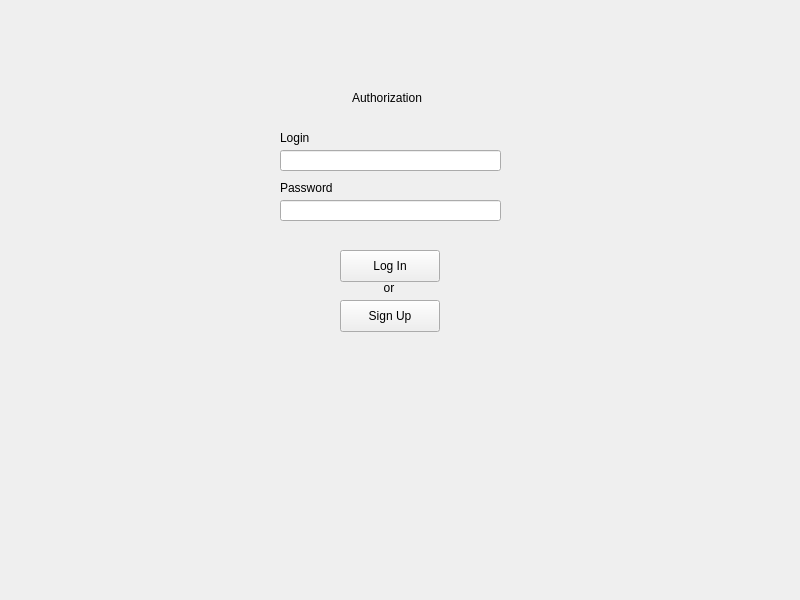
<?xml version="1.0" encoding="UTF-8"?>
<ui version="4.0">
 <class>Coworkings</class>
 <widget class="QMainWindow" name="Coworkings">
  <property name="geometry">
   <rect>
    <x>0</x>
    <y>0</y>
    <width>800</width>
    <height>600</height>
   </rect>
  </property>
  <property name="windowTitle">
   <string>MainWindow</string>
  </property>
  <widget class="QWidget" name="centralwidget">
   <widget class="QLineEdit" name="lineEdit">
    <property name="geometry">
     <rect>
      <x>280</x>
      <y>150</y>
      <width>221</width>
      <height>21</height>
     </rect>
    </property>
   </widget>
   <widget class="QLabel" name="label">
    <property name="geometry">
     <rect>
      <x>320</x>
      <y>90</y>
      <width>134</width>
      <height>16</height>
     </rect>
    </property>
    <property name="sizePolicy">
     <sizepolicy hsizetype="Preferred" vsizetype="Maximum">
      <horstretch>0</horstretch>
      <verstretch>0</verstretch>
     </sizepolicy>
    </property>
    <property name="text">
     <string>Authorization</string>
    </property>
    <property name="alignment">
     <set>Qt::AlignmentFlag::AlignCenter</set>
    </property>
   </widget>
   <widget class="QLineEdit" name="lineEdit_2">
    <property name="geometry">
     <rect>
      <x>280</x>
      <y>200</y>
      <width>221</width>
      <height>21</height>
     </rect>
    </property>
   </widget>
   <widget class="QLabel" name="label_2">
    <property name="geometry">
     <rect>
      <x>280</x>
      <y>130</y>
      <width>58</width>
      <height>16</height>
     </rect>
    </property>
    <property name="sizePolicy">
     <sizepolicy hsizetype="Preferred" vsizetype="Maximum">
      <horstretch>0</horstretch>
      <verstretch>0</verstretch>
     </sizepolicy>
    </property>
    <property name="text">
     <string>Login</string>
    </property>
    <property name="alignment">
     <set>Qt::AlignmentFlag::AlignLeading|Qt::AlignmentFlag::AlignLeft|Qt::AlignmentFlag::AlignVCenter</set>
    </property>
    <property name="wordWrap">
     <bool>false</bool>
    </property>
   </widget>
   <widget class="QLabel" name="label_3">
    <property name="geometry">
     <rect>
      <x>280</x>
      <y>180</y>
      <width>58</width>
      <height>16</height>
     </rect>
    </property>
    <property name="sizePolicy">
     <sizepolicy hsizetype="Preferred" vsizetype="Maximum">
      <horstretch>0</horstretch>
      <verstretch>0</verstretch>
     </sizepolicy>
    </property>
    <property name="text">
     <string>Password</string>
    </property>
   </widget>
   <widget class="QPushButton" name="pushButton">
    <property name="geometry">
     <rect>
      <x>340</x>
      <y>250</y>
      <width>100</width>
      <height>32</height>
     </rect>
    </property>
    <property name="cursor">
     <cursorShape>PointingHandCursor</cursorShape>
    </property>
    <property name="text">
     <string>Log In</string>
    </property>
   </widget>
   <widget class="QLabel" name="label_4">
    <property name="geometry">
     <rect>
      <x>360</x>
      <y>280</y>
      <width>58</width>
      <height>16</height>
     </rect>
    </property>
    <property name="text">
     <string>or</string>
    </property>
    <property name="alignment">
     <set>Qt::AlignmentFlag::AlignCenter</set>
    </property>
   </widget>
   <widget class="QPushButton" name="pushButton_2">
    <property name="geometry">
     <rect>
      <x>340</x>
      <y>300</y>
      <width>100</width>
      <height>32</height>
     </rect>
    </property>
    <property name="text">
     <string>Sign Up</string>
    </property>
   </widget>
  </widget>
 </widget>
 <resources/>
 <connections/>
</ui>
